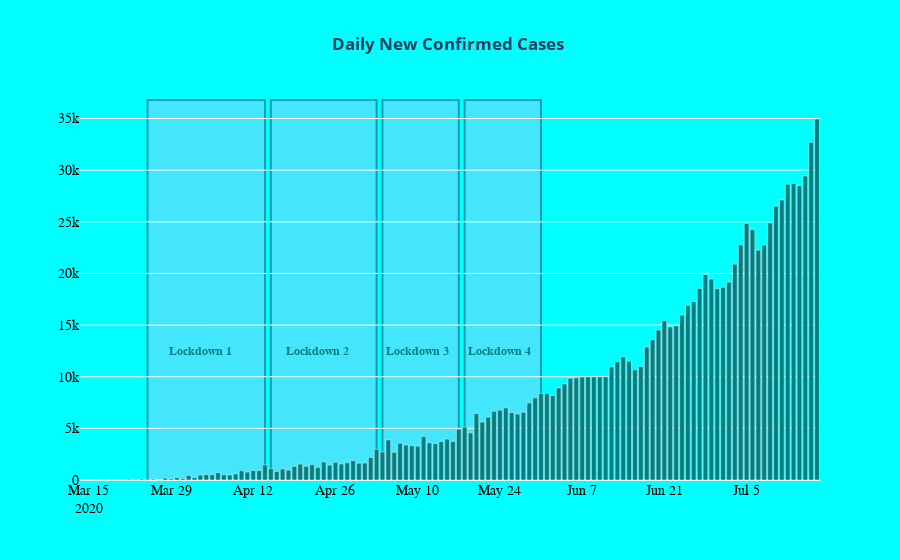

Notebook code for this chart:
### Code cell
import plotly.graph_objects as go


fig = go.Figure([go.Bar(x= df2.date, y= df2.new_confirmed,marker_color='teal')])
fig.update_xaxes(tickfont=dict(family='Rockwell', color='black', size=14))
fig.update_yaxes(tickfont=dict(family='Rockwell', color='black', size=14))

fig.add_annotation(
            x= "2020-04-03",
            y=12500,
           text="<b>Lockdown 1<b>",showarrow= False,font=dict(
            family="Courier New, monospace",
            size=12,
            color="teal"
            ),
        align="center",)
fig.add_annotation(
            x= "2020-04-23",
            y=12500,
            text="<b>Lockdown 2<b>",showarrow= False,font=dict(
            family="Courier New, monospace",
            size=12,
            color="teal"
            ),
        align="center",)
fig.add_annotation(
            x="2020-05-10",
            y=12500,
           text="<b>Lockdown 3<b>",showarrow= False,font=dict(
            family="Courier New, monospace",
            size=12,
            color="teal"
            ),
        align="center",)
fig.add_annotation(
            x= "2020-05-24",
            y=12500,
            text="<b>Lockdown 4<b>",showarrow= False,font=dict(
            family="Courier New, monospace",
            size=12,
            color="teal"
            ),
        align="center",)

fig.update_layout(
    title_text='<b>Daily New Confirmed Cases <b>',
                  title_x=0.5,
                 paper_bgcolor='aqua',
                 plot_bgcolor = "aqua",
    shapes=[
        
        dict(
            type="rect",
            # x-reference is assigned to the x-values
            xref="x",
            # y-reference is assigned to the plot paper [0,1]
            yref="paper",
            x0="2020-03-25",
            y0=0,
            x1="2020-04-14",
            y1=1,
            fillcolor="lightskyblue",
            opacity=0.5,
            layer="below",
            line_width=2,
        ),
        
        dict(
            type="rect",
            xref="x",
            yref="paper",
            x0="2020-04-15",
            y0=0,
            x1="2020-05-03",
            y1=1,
            fillcolor="lightskyblue",
            opacity=0.5,
            layer="below",
            line_width=2,
        ),
        dict(
            type="rect",
            xref="x",
            yref="paper",
            x0="2020-05-04",
            y0=0,
            x1="2020-05-17",
            y1=1,
            fillcolor="lightskyblue",
            opacity=0.5,
            layer="below",
            line_width=2,
        ),
        dict(
            type="rect",
            xref="x",
            yref="paper",
            x0="2020-05-18",
            y0=0,
            x1="2020-05-31",
            y1=1,
            fillcolor="lightskyblue",
            opacity=0.5,
            layer="below",
            line_width=2,
        )
        
        
        
    ]
)

fig.show()

### Figure 1 — Plotly figure (JSON) as saved in the notebook; plotly's stock layout.template omitted (floating-point values rounded to 4 significant figures)
{"data": [{"marker": {"color": "teal"}, "type": "bar", "x": ["2020-03-14T00:00:00", "2020-03-15T00:00:00", "2020-03-16T00:00:00", "2020-03-17T00:00:00", "2020-03-18T00:00:00", "2020-03-19T00:00:00", "2020-03-20T00:00:00", "2020-03-21T00:00:00", "2020-03-22T00:00:00", "2020-03-23T00:00:00", "2020-03-24T00:00:00", "2020-03-25T00:00:00", "2020-03-26T00:00:00", "2020-03-27T00:00:00", "2020-03-28T00:00:00", "2020-03-29T00:00:00", "2020-03-30T00:00:00", "2020-03-31T00:00:00", "2020-04-01T00:00:00", "2020-04-02T00:00:00", "2020-04-03T00:00:00", "2020-04-04T00:00:00", "2020-04-05T00:00:00", "2020-04-06T00:00:00", "2020-04-07T00:00:00", "2020-04-08T00:00:00", "2020-04-09T00:00:00", "2020-04-10T00:00:00", "2020-04-11T00:00:00", "2020-04-12T00:00:00", "2020-04-13T00:00:00", "2020-04-14T00:00:00", "2020-04-15T00:00:00", "2020-04-16T00:00:00", "2020-04-17T00:00:00", "2020-04-18T00:00:00", "2020-04-19T00:00:00", "2020-04-20T00:00:00", "2020-04-21T00:00:00", "2020-04-22T00:00:00", "2020-04-23T00:00:00", "2020-04-24T00:00:00", "2020-04-25T00:00:00", "2020-04-26T00:00:00", "2020-04-27T00:00:00", "2020-04-28T00:00:00", "2020-04-29T00:00:00", "2020-04-30T00:00:00", "2020-05-01T00:00:00", "2020-05-02T00:00:00", "2020-05-03T00:00:00", "2020-05-04T00:00:00", "2020-05-05T00:00:00", "2020-05-06T00:00:00", "2020-05-07T00:00:00", "2020-05-08T00:00:00", "2020-05-09T00:00:00", "2020-05-10T00:00:00", "2020-05-11T00:00:00", "2020-05-12T00:00:00", "2020-05-13T00:00:00", "2020-05-14T00:00:00", "2020-05-15T00:00:00", "2020-05-16T00:00:00", "2020-05-17T00:00:00", "2020-05-18T00:00:00", "2020-05-19T00:00:00", "2020-05-20T00:00:00", "2020-05-21T00:00:00", "2020-05-22T00:00:00", "2020-05-23T00:00:00", "2020-05-24T00:00:00", "2020-05-25T00:00:00", "2020-05-26T00:00:00", "2020-05-27T00:00:00", "2020-05-28T00:00:00", "2020-05-29T00:00:00", "2020-05-30T00:00:00", "2020-05-31T00:00:00", "2020-06-01T00:00:00", "2020-06-02T00:00:00", "2020-06-03T00:00:00", "2020-06-04T00:00:00", "2020-06-05T00:00:00", "2020-06-06T00:00:00", "2020-06-07T00:00:00", "2020-06-08T00:00:00", "2020-06-09T00:00:00", "2020-06-10T00:00:00", "2020-06-11T00:00:00", "2020-06-12T00:00:00", "2020-06-13T00:00:00", "2020-06-14T00:00:00", "2020-06-15T00:00:00", "2020-06-16T00:00:00", "2020-06-17T00:00:00", "2020-06-18T00:00:00", "2020-06-19T00:00:00", "2020-06-20T00:00:00", "2020-06-21T00:00:00", "2020-06-22T00:00:00", "2020-06-23T00:00:00", "2020-06-24T00:00:00", "2020-06-25T00:00:00", "2020-06-26T00:00:00", "2020-06-27T00:00:00", "2020-06-28T00:00:00", "2020-06-29T00:00:00", "2020-06-30T00:00:00", "2020-07-01T00:00:00", "2020-07-02T00:00:00", "2020-07-03T00:00:00", "2020-07-04T00:00:00", "2020-07-05T00:00:00", "2020-07-06T00:00:00", "2020-07-07T00:00:00", "2020-07-08T00:00:00", "2020-07-09T00:00:00", "2020-07-10T00:00:00", "2020-07-11T00:00:00", "2020-07-12T00:00:00", "2020-07-13T00:00:00", "2020-07-14T00:00:00", "2020-07-15T00:00:00", "2020-07-16T00:00:00", "2020-07-17T00:00:00"], "y": [3, 26, 4, 23, 14, 22, 50, 60, 77, 73, 86, 87, 88, 30, 185, 115, 227, 146, 437, 235, 478, 525, 505, 704, 508, 485, 591, 896, 768, 918, 905, 1463, 1118, 826, 1076, 957, 1324, 1540, 1329, 1486, 1229, 1752, 1441, 1712, 1555, 1674, 1875, 1621, 1642, 2185, 2967, 2712, 3875, 2680, 3561, 3390, 3320, 3277, 4213, 3604, 3525, 3722, 3967, 3740, 4927, 5122, 4566, 6425, 5609, 6088, 6654, 6767, 6977, 6535, 6387, 6566, 7466, 7964, 8380, 8392, 8171, 8909, 9304, 9851, 9887, 9971, 9983, 9987, 9985, 9996, 10956, 11458, 11929, 11502, 10667, 10974, 12881, 13586, 14516, 15413, 14821, 14933, 15968, 16922, 17296, 18552, 19906, 19459, 18522, 18653, 19148, 20903, 22771, 24850, 24248, 22252, 22752, 24879, 26506, 27114, 28637, 28701, 28498, 29429, 32695, 34956]}], "layout": {"annotations": [{"align": "center", "font": {"color": "teal", "family": "Courier New, monospace", "size": 12}, "showarrow": false, "text": "<b>Lockdown 1<b>", "x": "2020-04-03", "y": 12500}, {"align": "center", "font": {"color": "teal", "family": "Courier New, monospace", "size": 12}, "showarrow": false, "text": "<b>Lockdown 2<b>", "x": "2020-04-23", "y": 12500}, {"align": "center", "font": {"color": "teal", "family": "Courier New, monospace", "size": 12}, "showarrow": false, "text": "<b>Lockdown 3<b>", "x": "2020-05-10", "y": 12500}, {"align": "center", "font": {"color": "teal", "family": "Courier New, monospace", "size": 12}, "showarrow": false, "text": "<b>Lockdown 4<b>", "x": "2020-05-24", "y": 12500}], "paper_bgcolor": "aqua", "plot_bgcolor": "aqua", "shapes": [{"fillcolor": "lightskyblue", "layer": "below", "line": {"width": 2}, "opacity": 0.5, "type": "rect", "x0": "2020-03-25", "x1": "2020-04-14", "xref": "x", "y0": 0, "y1": 1, "yref": "paper"}, {"fillcolor": "lightskyblue", "layer": "below", "line": {"width": 2}, "opacity": 0.5, "type": "rect", "x0": "2020-04-15", "x1": "2020-05-03", "xref": "x", "y0": 0, "y1": 1, "yref": "paper"}, {"fillcolor": "lightskyblue", "layer": "below", "line": {"width": 2}, "opacity": 0.5, "type": "rect", "x0": "2020-05-04", "x1": "2020-05-17", "xref": "x", "y0": 0, "y1": 1, "yref": "paper"}, {"fillcolor": "lightskyblue", "layer": "below", "line": {"width": 2}, "opacity": 0.5, "type": "rect", "x0": "2020-05-18", "x1": "2020-05-31", "xref": "x", "y0": 0, "y1": 1, "yref": "paper"}], "title": {"text": "<b>Daily New Confirmed Cases <b>", "x": 0.5}, "xaxis": {"tickfont": {"color": "black", "family": "Rockwell", "size": 14}}, "yaxis": {"tickfont": {"color": "black", "family": "Rockwell", "size": 14}}}}
